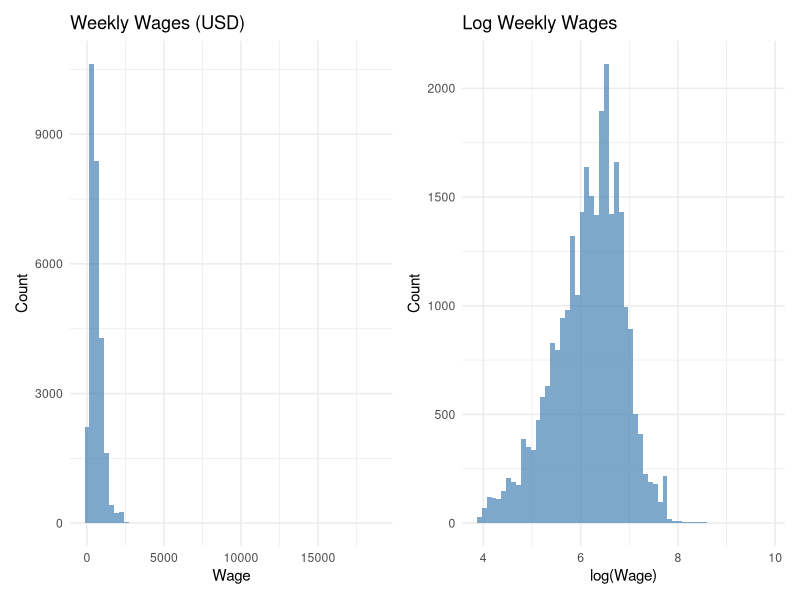
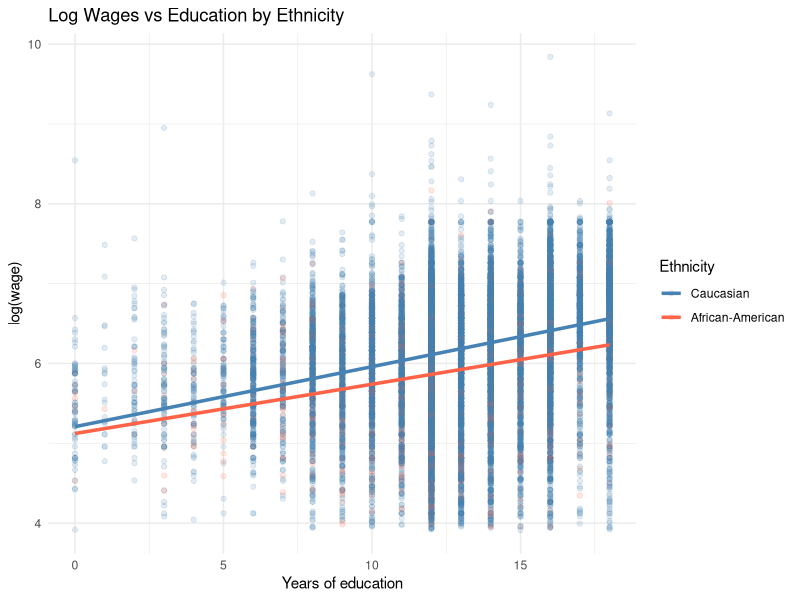
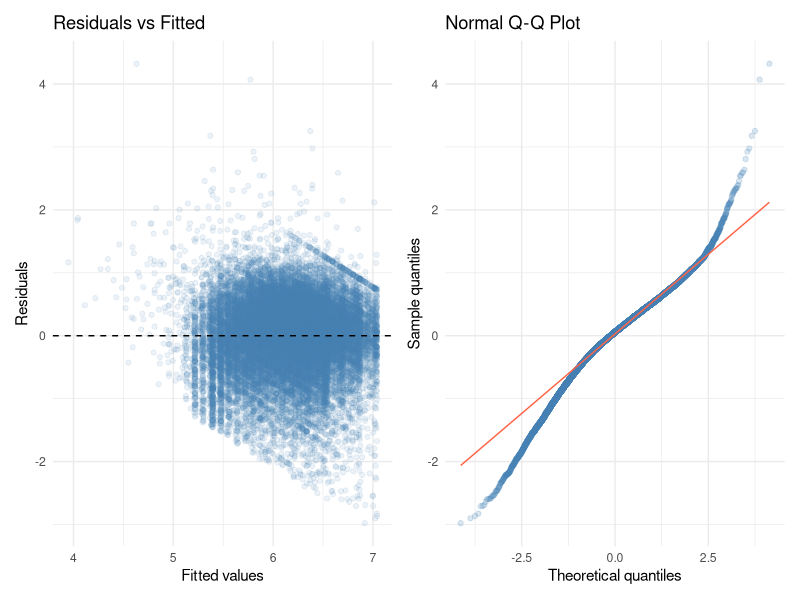
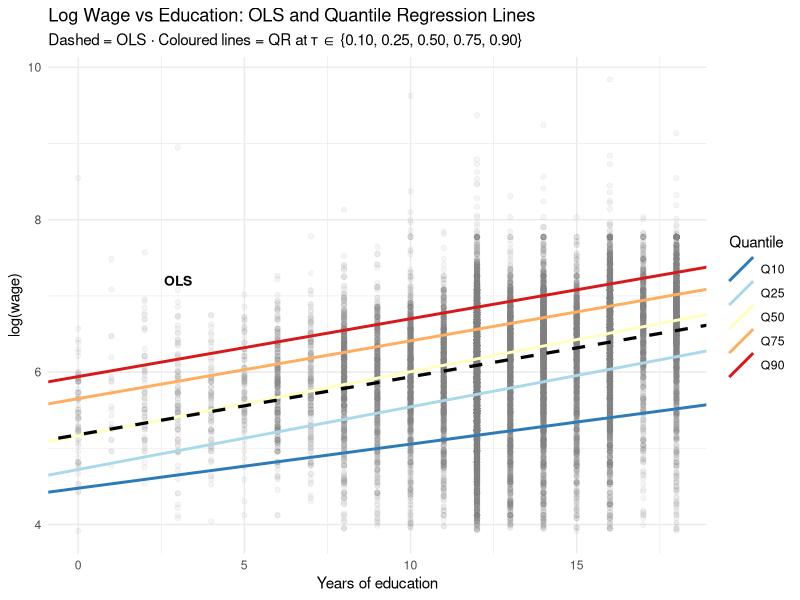
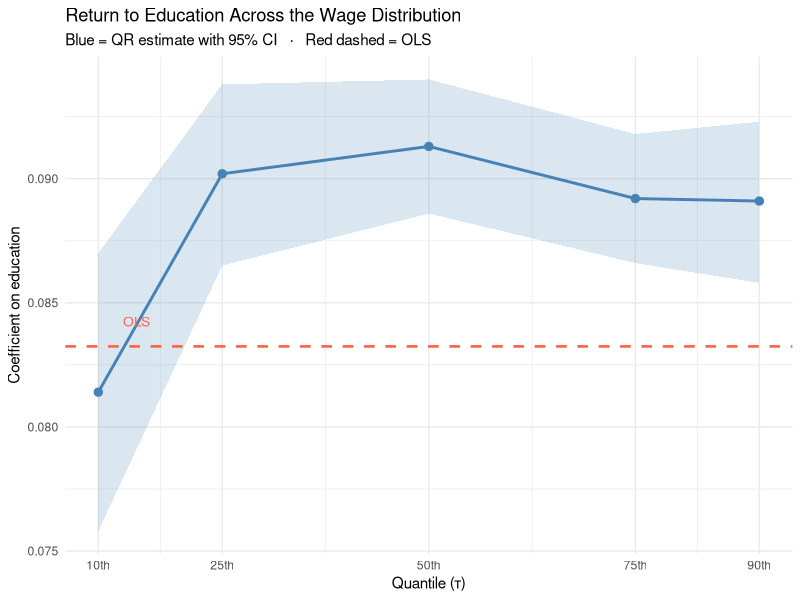

R code for these plots, in order:
## ---- chunk 1
#| include: false

library(tidyverse)
library(quantreg)
library(AER)
library(broom)
library(patchwork)

theme_set(theme_minimal())

set.seed(4821)
## ---- chunk 2
library(tidyverse)
library(quantreg)
library(AER)
library(broom)

data(CPS1988)
## ---- chunk 3
glimpse(CPS1988)
summary(CPS1988)

# Check for missing values
CPS1988 |>
  summarise(across(everything(), \(x) sum(is.na(x))))
## ---- chunk 4
#| fig-width: 9
#| fig-height: 4

p_raw <- ggplot(CPS1988, aes(x = wage)) +
  geom_histogram(bins = 60, fill = "steelblue", alpha = 0.7) +
  labs(title = "Weekly Wages (USD)", x = "Wage", y = "Count")

p_log <- ggplot(CPS1988, aes(x = log(wage))) +
  geom_histogram(bins = 60, fill = "steelblue", alpha = 0.7) +
  labs(title = "Log Weekly Wages", x = "log(Wage)", y = "Count")

p_raw + p_log
## ---- chunk 5
#| fig-width: 7
#| fig-height: 4

ggplot(CPS1988, aes(x = education, y = log(wage), colour = ethnicity)) +
  geom_point(alpha = 0.15) +
  geom_smooth(method = "lm", se = FALSE, linewidth = 1.2) +
  scale_colour_manual(
    values = c("cauc" = "steelblue", "afam" = "tomato"),
    labels = c("Caucasian", "African-American"),
    name   = "Ethnicity"
  ) +
  labs(
    title = "Log Wages vs Education by Ethnicity",
    x     = "Years of education",
    y     = "log(wage)"
  )
## ---- chunk 6
formula_wages <- log(wage) ~ education + experience + I(experience^2) + 
                              ethnicity + smsa

ols_fit <- lm(formula_wages, data = CPS1988)
summary(ols_fit)
## ---- chunk 7
tidy(ols_fit, conf.int = TRUE) |>
  filter(term != "(Intercept)") |>
  mutate(across(where(is.numeric), \(x) round(x, 4)))
## ---- chunk 8
#| fig-width: 8
#| fig-height: 4

p_res1 <- ggplot(mapping = aes(x = fitted(ols_fit), y = residuals(ols_fit))) +
  geom_point(alpha = 0.10, colour = "steelblue") +
  geom_hline(yintercept = 0, linetype = "dashed") +
  labs(title = "Residuals vs Fitted", x = "Fitted values", y = "Residuals")

p_res2 <- ggplot(mapping = aes(sample = residuals(ols_fit))) +
  stat_qq(alpha = 0.2, colour = "steelblue") +
  stat_qq_line(colour = "tomato") +
  labs(title = "Normal Q-Q Plot", x = "Theoretical quantiles", y = "Sample quantiles")

p_res1 + p_res2
## ---- chunk 9
fit_median <- rq(formula_wages, data = CPS1988, tau = 0.5)
summary(fit_median, se = "nid") 
# Alternatives:
# s <- summary(fit, se = "boot", R = 50)    # quick experimentation
# s <- summary(fit, se = "boot", R = 1000)  # more stable bootstrap inference
## ---- chunk 10
tibble(
  Term               = names(coef(ols_fit))[-1],
  `OLS (mean)`       = round(coef(ols_fit)[-1], 4),
  `QR (τ = 0.50)`    = round(coef(fit_median)[-1], 4),
  Difference         = round(coef(fit_median)[-1] - coef(ols_fit)[-1], 4)
)
## ---- chunk 11
taus <- c(0.10, 0.25, 0.50, 0.75, 0.90)
fit_multi <- rq(formula_wages, data = CPS1988, tau = taus)
coef(fit_multi)
## ---- chunk 12
edu_df <- map_dfr(taus, \(t) {
  fit <- rq(formula_wages, data = CPS1988, tau = t)
  s   <- summary(fit, se = "nid")
  # Alternatives:
  # s <- summary(fit, se = "boot", R = 50)    # quick experimentation
  # s <- summary(fit, se = "boot", R = 1000)  # more stable bootstrap inference
  cm  <- s$coefficients
  tibble(
    `τ`         = t,
    `Quantile`  = paste0(t * 100, "th percentile"),
    `Education` = round(cm["education", "Value"], 4),
    `Lower 95%` = round(cm["education", "Value"] - 1.96 * cm["education", "Std. Error"], 4),
    `Upper 95%` = round(cm["education", "Value"] + 1.96 * cm["education", "Std. Error"], 4)
  )
})

edu_df
## ---- chunk 13
afam_df <- map_dfr(taus, \(t) {
  fit <- rq(formula_wages, data = CPS1988, tau = t)
  s   <- summary(fit, se = "nid")
  # Alternatives:
  # s <- summary(fit, se = "boot", R = 50)    # quick experimentation
  # s <- summary(fit, se = "boot", R = 1000)  # more stable bootstrap inference
  cm  <- s$coefficients
  tibble(
    `τ`            = t,
    `Quantile`     = paste0(t * 100, "th percentile"),
    `Ethnicity gap` = round(cm["ethnicityafam", "Value"], 4),
    `Lower 95%`    = round(cm["ethnicityafam", "Value"] - 1.96 * cm["ethnicityafam", "Std. Error"], 4),
    `Upper 95%`    = round(cm["ethnicityafam", "Value"] + 1.96 * cm["ethnicityafam", "Std. Error"], 4)
  )
})

afam_df
## ---- chunk 14
#| fig-width: 7
#| fig-height: 5

# Fit QR on education only for a clean 2D visualisation
qr_edu <- map_dfr(taus, \(t) {
  fit <- rq(log(wage) ~ education, data = CPS1988, tau = t)
  tibble(
    tau       = factor(paste0("Q", t * 100), levels = paste0("Q", taus * 100)),
    intercept = coef(fit)[1],
    slope     = coef(fit)[2]
  )
})

ols_edu_simple <- lm(log(wage) ~ education, data = CPS1988)

ggplot(CPS1988, aes(x = education, y = log(wage))) +
  geom_point(alpha = 0.08, colour = "grey50") +
  geom_abline(data = qr_edu,
              aes(intercept = intercept, slope = slope, colour = tau),
              linewidth = 1) +
  geom_abline(intercept = coef(ols_edu_simple)[1],
              slope     = coef(ols_edu_simple)[2],
              linetype  = "dashed", linewidth = 1.1, colour = "black") +
  scale_colour_brewer(palette = "RdYlBu", name = "Quantile", direction = -1) +
  annotate("text", x = 3, y = 7.2, label = "OLS", fontface = "bold", size = 3.5) +
  labs(
    title    = "Log Wage vs Education: OLS and Quantile Regression Lines",
    subtitle = "Dashed = OLS · Coloured lines = QR at τ ∈ {0.10, 0.25, 0.50, 0.75, 0.90}",
    x        = "Years of education",
    y        = "log(wage)"
  )
## ---- chunk 15
#| fig-width: 7
#| fig-height: 4

ols_edu_coef <- coef(ols_fit)["education"]

ggplot(edu_df, aes(x = `τ`, y = Education)) +
  geom_ribbon(aes(ymin = `Lower 95%`, ymax = `Upper 95%`),
              alpha = 0.20, fill = "steelblue") +
  geom_line(colour = "steelblue", linewidth = 1) +
  geom_point(colour = "steelblue", size = 2.5) +
  geom_hline(yintercept = ols_edu_coef, linetype = "dashed",
             colour = "tomato", linewidth = 0.9) +
  annotate("text", x = 0.13, y = ols_edu_coef + 0.001,
           label = "OLS", colour = "tomato", size = 3.5, hjust = 0) +
  scale_x_continuous(breaks = taus, labels = paste0(taus * 100, "th")) +
  labs(
    title    = "Return to Education Across the Wage Distribution",
    subtitle = "Blue = QR estimate with 95% CI   ·   Red dashed = OLS",
    x        = "Quantile (τ)",
    y        = "Coefficient on education"
  )
